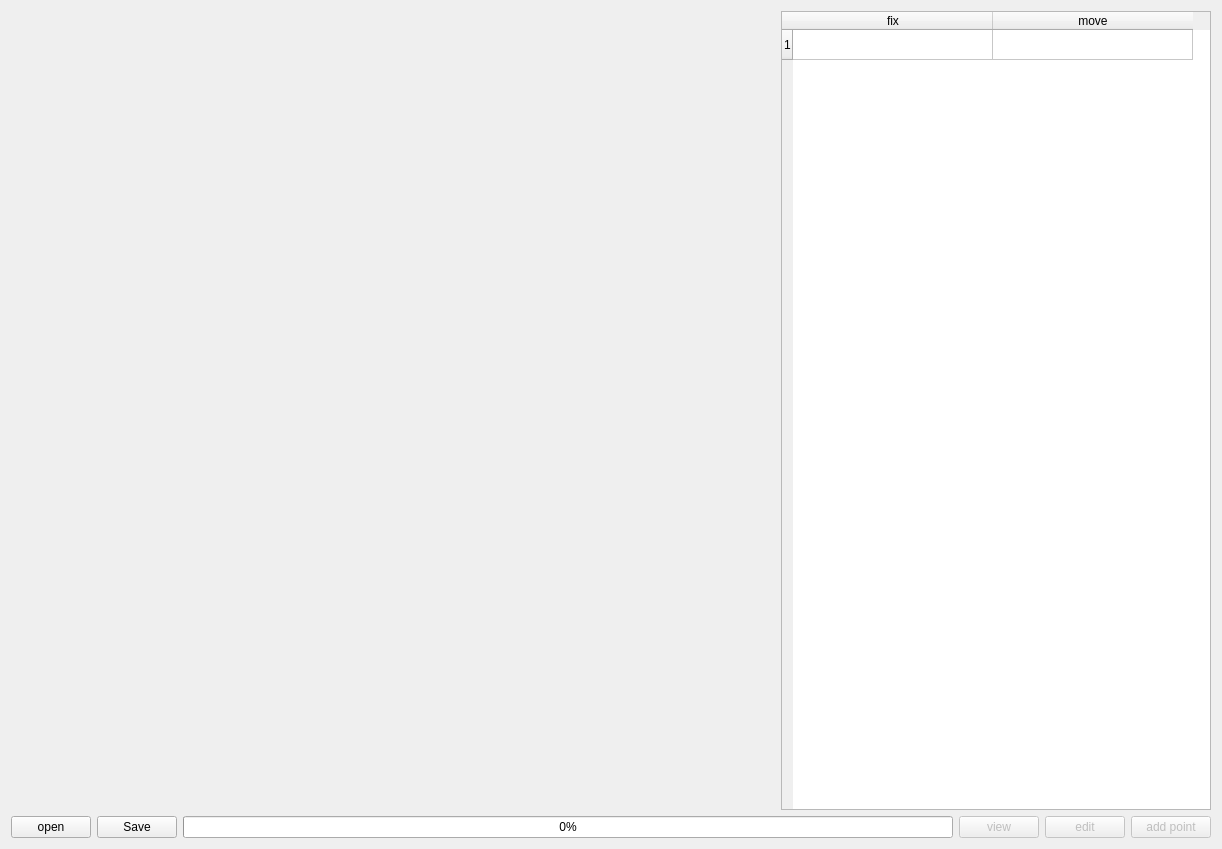
<?xml version="1.0" encoding="UTF-8"?>
<ui version="4.0">
 <class>Form</class>
 <widget class="QWidget" name="Form">
  <property name="geometry">
   <rect>
    <x>0</x>
    <y>0</y>
    <width>1222</width>
    <height>849</height>
   </rect>
  </property>
  <property name="windowTitle">
   <string>Form</string>
  </property>
  <layout class="QVBoxLayout" name="verticalLayout">
   <item>
    <layout class="QHBoxLayout" name="horizontalLayout">
     <item>
      <widget class="AnnotationWidget" name="avFix" native="true">
       <property name="minimumSize">
        <size>
         <width>100</width>
         <height>0</height>
        </size>
       </property>
      </widget>
     </item>
     <item>
      <widget class="AnnotationWidget" name="avMove" native="true">
       <property name="minimumSize">
        <size>
         <width>100</width>
         <height>0</height>
        </size>
       </property>
      </widget>
     </item>
     <item>
      <widget class="QTableWidget" name="tableWidget">
       <property name="minimumSize">
        <size>
         <width>0</width>
         <height>0</height>
        </size>
       </property>
       <property name="maximumSize">
        <size>
         <width>430</width>
         <height>16777215</height>
        </size>
       </property>
       <property name="font">
        <font>
         <pointsize>9</pointsize>
        </font>
       </property>
       <attribute name="horizontalHeaderDefaultSectionSize">
        <number>200</number>
       </attribute>
       <row>
        <property name="text">
         <string>1</string>
        </property>
       </row>
       <column>
        <property name="text">
         <string>fix</string>
        </property>
       </column>
       <column>
        <property name="text">
         <string>move</string>
        </property>
       </column>
       <item row="0" column="0">
        <property name="text">
         <string/>
        </property>
       </item>
       <item row="0" column="1">
        <property name="text">
         <string/>
        </property>
       </item>
      </widget>
     </item>
    </layout>
   </item>
   <item>
    <layout class="QHBoxLayout" name="horizontalLayout_2">
     <item>
      <widget class="QPushButton" name="pb_open">
       <property name="enabled">
        <bool>true</bool>
       </property>
       <property name="text">
        <string>open</string>
       </property>
      </widget>
     </item>
     <item>
      <widget class="QPushButton" name="pb_save">
       <property name="text">
        <string>Save</string>
       </property>
      </widget>
     </item>
     <item>
      <widget class="QProgressBar" name="progressBar">
       <property name="enabled">
        <bool>true</bool>
       </property>
       <property name="value">
        <number>0</number>
       </property>
      </widget>
     </item>
     <item>
      <widget class="QPushButton" name="pbView">
       <property name="enabled">
        <bool>false</bool>
       </property>
       <property name="text">
        <string>view</string>
       </property>
      </widget>
     </item>
     <item>
      <widget class="QPushButton" name="pbEdit">
       <property name="enabled">
        <bool>false</bool>
       </property>
       <property name="text">
        <string>edit</string>
       </property>
      </widget>
     </item>
     <item>
      <widget class="QPushButton" name="pbAddPoint">
       <property name="enabled">
        <bool>false</bool>
       </property>
       <property name="text">
        <string>add point</string>
       </property>
      </widget>
     </item>
    </layout>
   </item>
  </layout>
 </widget>
 <customwidgets>
  <customwidget>
   <class>AnnotationWidget</class>
   <extends>QWidget</extends>
   <header>VISoR_Reconstruction/tools/common/annotation_widget/annotation_widget.h</header>
   <container>1</container>
  </customwidget>
 </customwidgets>
 <resources/>
 <connections/>
</ui>
